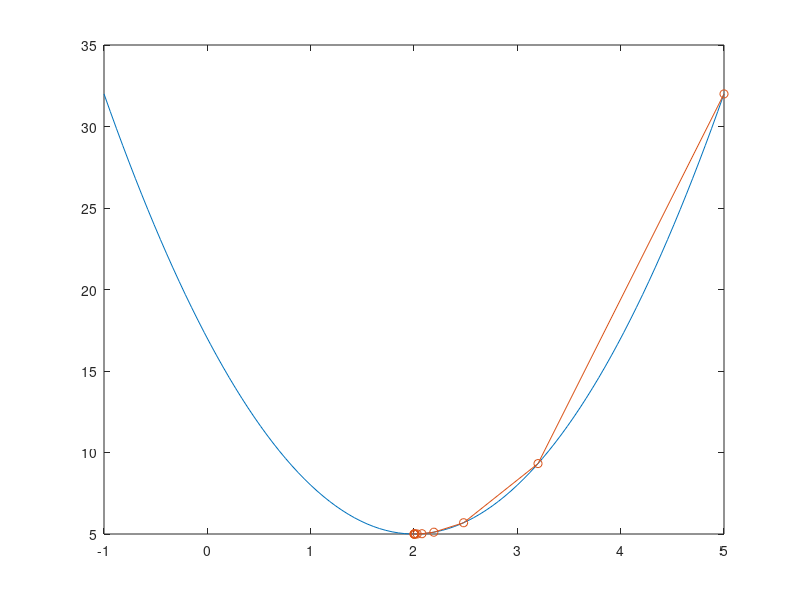

This figure's MATLAB source:
clear ; clc ; close all;

E = @(w)(3*(w-2).^2 + 5) ; % cost function
eta = 0.1 ; w(1) = 5; % learning rate and initial condition
dE = @(w)(6 *(w-2));  % differentiation

for n=1:10
    w(n+1) = w(n) - eta * dE(w(n));
    E(w(n+1))
end

x = linspace(-1, 5) ;
plot(x, E(x));

hold on 
plot(w, E(w), 'o-')
